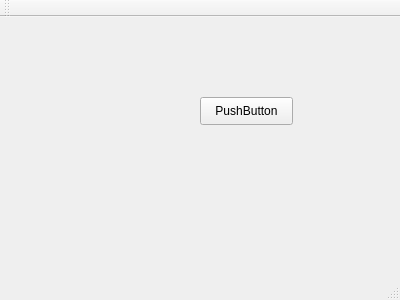
<?xml version="1.0" encoding="UTF-8"?>
<ui version="4.0">
 <class>MainWindow</class>
 <widget class="QMainWindow" name="MainWindow">
  <property name="geometry">
   <rect>
    <x>0</x>
    <y>0</y>
    <width>400</width>
    <height>300</height>
   </rect>
  </property>
  <property name="windowTitle">
   <string>MainWindow</string>
  </property>
  <widget class="QWidget" name="centralWidget">
   <widget class="QPushButton" name="pushButton">
    <property name="geometry">
     <rect>
      <x>200</x>
      <y>80</y>
      <width>93</width>
      <height>28</height>
     </rect>
    </property>
    <property name="text">
     <string>PushButton</string>
    </property>
   </widget>
  </widget>
  <widget class="QMenuBar" name="menuBar">
   <property name="geometry">
    <rect>
     <x>0</x>
     <y>0</y>
     <width>400</width>
     <height>26</height>
    </rect>
   </property>
  </widget>
  <widget class="QToolBar" name="mainToolBar">
   <attribute name="toolBarArea">
    <enum>TopToolBarArea</enum>
   </attribute>
   <attribute name="toolBarBreak">
    <bool>false</bool>
   </attribute>
  </widget>
  <widget class="QStatusBar" name="statusBar"/>
 </widget>
 <layoutdefault spacing="6" margin="11"/>
 <resources/>
 <connections/>
</ui>
